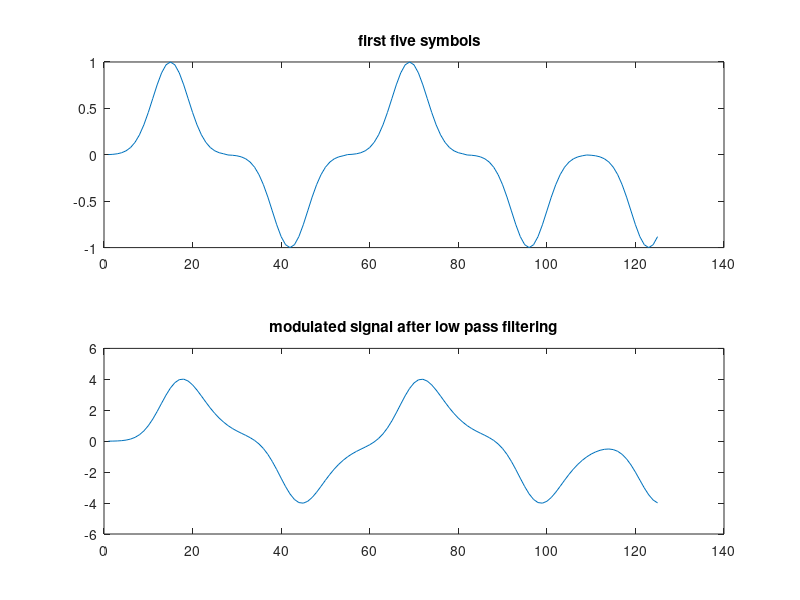
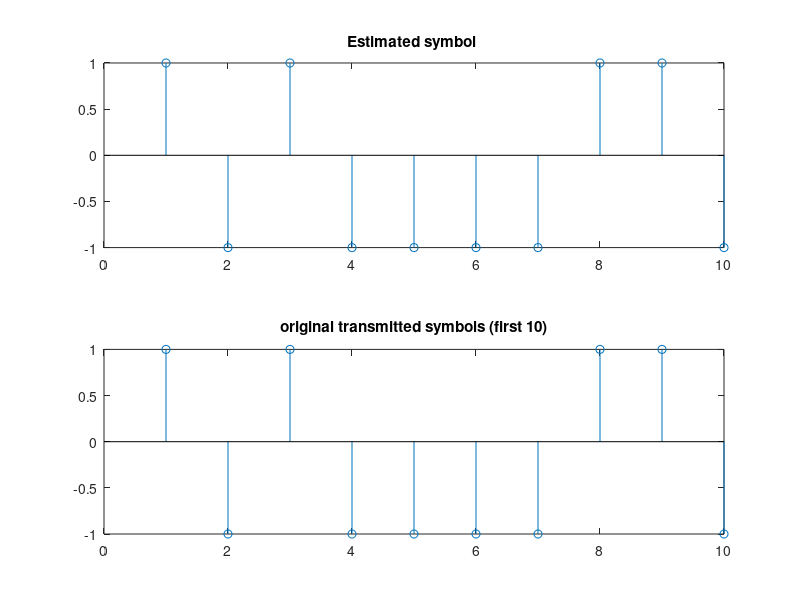
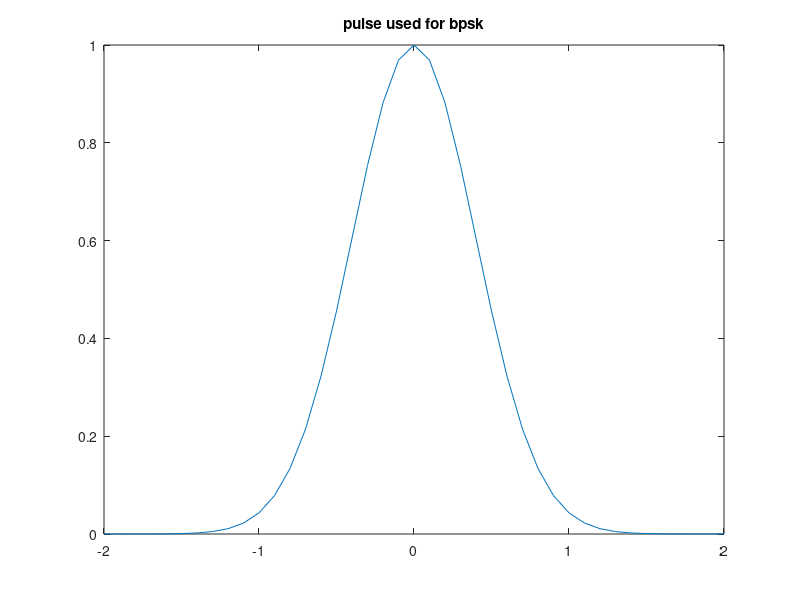
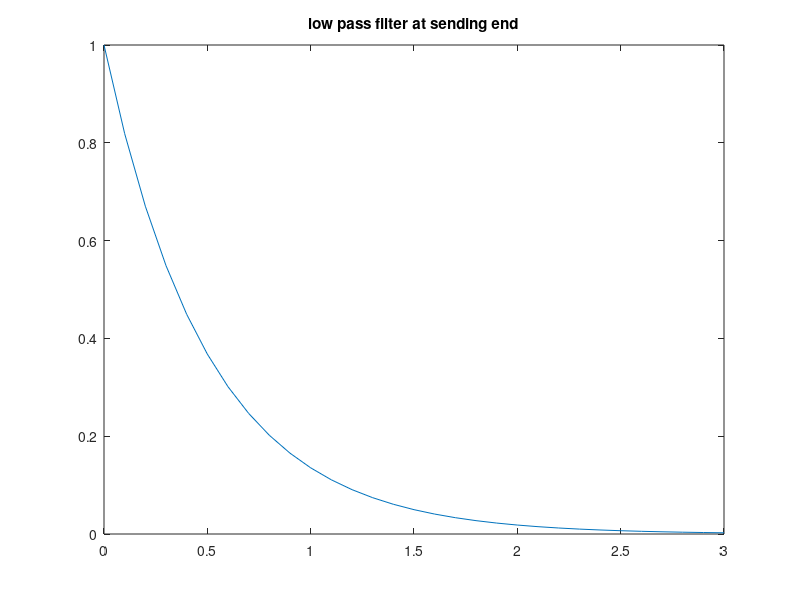

Source code (MATLAB) for these figures, in order:
close all;
clear all;

%setting the parameters 
%let fs be the sampling frequency 
	fs = 10;
	tolerance = 0.01;
%generating a pulse 
	t = -2:1/fs:2;
	p = exp(-pi*t.^2);
	figure;
		plot(t,p);
		title("pulse used for bpsk");
%finding the points at which amplitude goes beyond <tolerance specified>
	idx = lookup(p((fs*2)+1:end),tolerance);
	limit=t(idx+(fs*2));
	disp(["p at  "  num2str(limit) " is " num2str(exp(-pi*limit*limit))] )
	disp(["data rate = " num2str(1/limit) ])
	width = limit;
%need to truncate the pulse in the limits . 
	t_trunc = t((2*fs)-idx:(2*fs)+idx);
	p_trunc = p((2*fs)-idx:(2*fs)+idx);
	disp(["length of the sequence P_trunc = " num2str(length(p_trunc))])
%modelling the low pass filter , taking the same sampling freq(fs = 10) and tolerance = 0.01
	RC = 0.5;
	t = 0:1/fs:3;
	h = exp(-t/RC);
	idx = lookup(h,tolerance);
	h_trunc = h(1:idx);
	disp([" length of the sequence h at " num2str(fs) " and tolerance " num2str(tolerance) " is " num2str(length(h_trunc))])
	figure
		plot(t,h);
		title("low pass filter at sending end");
%calculating the value of 'N' , given Rb = 0.4 
	N = fs/0.4;
%generating random symbols for bpsk modulation
	sk	= -1 + 2*(rand(1,10000)>0.5);
	%sk_1 = zeros(1,2000);
	%sk_1(1:2:end) = sk;


%generating pulses to be transmitted . 
	mod_sig = [];
       for i = sk
      	 	mod_sig =[mod_sig i.*[p_trunc  zeros(1,N-length(p_trunc))]];
	endfor  
%%plotting the modulated signal for first five symbol durations 
       	figure;
		subplot(2,1,1)	
			plot(mod_sig(1:5*N));
			title("	first five symbols ");

%low pass filtering by h_n
	mod_sig_filtered = conv(h_trunc,mod_sig);
		subplot(2,1,2)
			plot(mod_sig_filtered(1:5*N));
			title("modulated signal after low pass filtering")
			print -djpg "modulatedsignal.jpg"			
%addition of  gaussian noise 
	len_tx_sig = length(mod_sig_filtered);
	tx_sig = zeros(5,len_tx_sig);
	len_tx_sig = length(mod_sig_filtered);
	variance_param = [0.1 0.2 0.5 0.8 1.0]; 
	%multiplication by this parameter changes amplitude of the gaussian noise
	for i = 1:5
		tx_sig(i,:) = mod_sig_filtered/4+ variance_param(i).*randn(1,len_tx_sig);
	endfor
%matched filter reciever 
	basis = conv(p_trunc,h_trunc);
	matched_filter = basis(end:-1:1); 
%decoding of symbols 
%		len_basis = length(basis)
%	sk_hat = conv(tx_sig(1,:),matched_filter);
%	figure;
%		subplot(2,1,1)
%			stem(sk_hat(2*N:length(p_trunc):11*N));
%			title("Estimated symbol s_^ k");
%		subplot(2,1,2)
%			stem(sk(1:10));
%			title("original transmitted symbols (first 10)");
%		print -dpng "symbol_detection.png"
	
	sk_hat = zeros(5,10001);
	for i = 1:5
		matched_filter_out = conv(tx_sig(i,:),matched_filter);
		sk_hat(i,:) = -1 + 2.*(matched_filter_out(2*N:length(p_trunc):end)>0);
	end
%plotting symbols
	
	figure;
	subplot(2,1,1)
		stem(sk_hat(5,1:10));
		title("Estimated symbol ");
	subplot(2,1,2)
		stem(sk(1:10));
		title("original transmitted symbols (first 10)");
	print -dpng "symbol_detection.png"
%calculation of bit error rate
	error_rate = zeros(1,5);
	for i = 1:5
		error_rate(i) = sum((sk - sk_hat(i,1:10000)) != 0) / 10000;
	end
	plot(error_rate);

